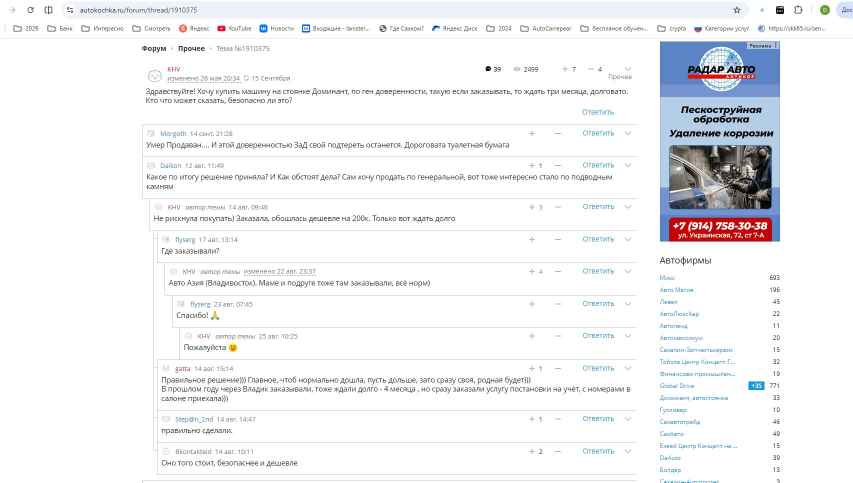
#> input picture upload/Скриншот-20260919-105250.jpg, 1705 x 965 px, found by its file name (shown at 1/2 size)
$ python crop-ak-sample.py
#> lines starting #> are read from the running program, lines starting #| are printed output that depends on the picture
from PIL import Image

src = "/home/z/my-project/upload/Скриншот-20260919-105250.jpg"
img = Image.open(src)
#> img is the input picture: PIL image 1705x965 RGB; mean R, G, B 242.1, 242.6, 244.3
print("size:", img.size)
#| size: (1705, 965)

# Зона глубокой вложенности: "Не рискнула покупать)" -> "Пожалуйста"
crop1 = img.crop((280, 330, 780, 670)).resize((1000, 680), Image.LANCZOS)
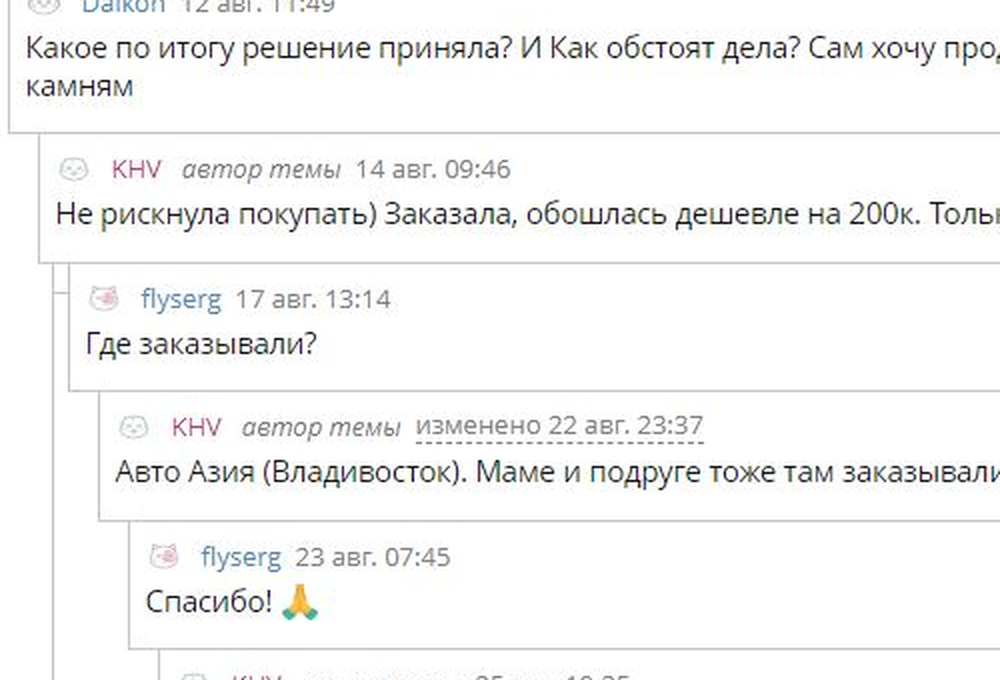
#> crop1: PIL image 1000x680 RGB; mean R, G, B 245.5, 245.5, 245.4
crop1.save("/home/z/my-project/download/ak-crop-deep-nesting.png")

# Зона окончания веток: gatta / Step@n_2nd / Vkontakteid
crop2 = img.crop((280, 650, 780, 880)).resize((1000, 460), Image.LANCZOS)
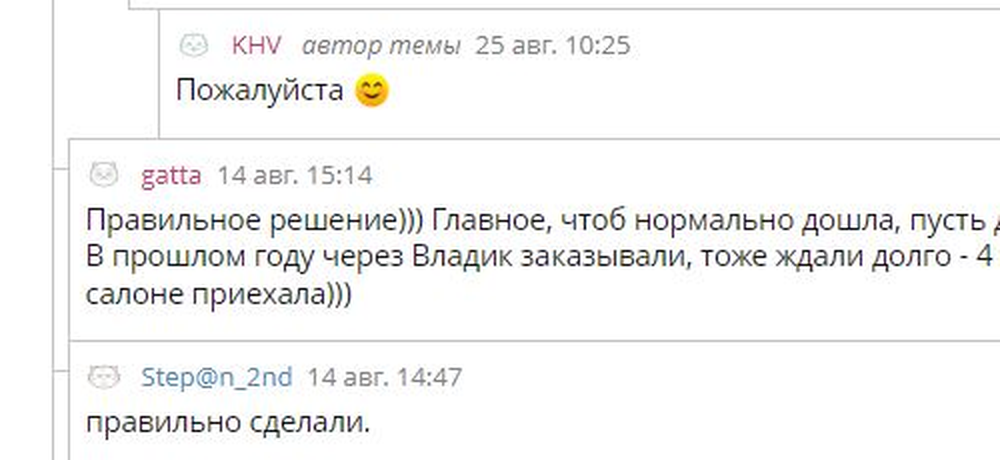
#> crop2: PIL image 1000x460 RGB; mean R, G, B 244.9, 244.9, 244.5
crop2.save("/home/z/my-project/download/ak-crop-branch-ends.png")
print("saved crops")

$ run again, with upload/Скриншот-20260919-022354.jpg copied over upload/Скриншот-20260919-105250.jpg
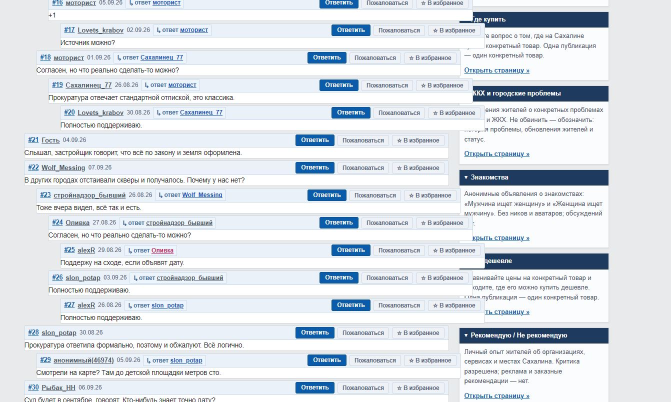
#> input picture upload/Скриншот-20260919-022354.jpg, 1342 x 804 px, found by its file name (shown at 1/2 size)
#> img is the input picture: PIL image 1342x804 RGB; mean R, G, B 220, 225.6, 231.9
#| size: (1342, 804)
#> `crop1 = img.crop((280, 330, 780, 670)).resize((1000, 680), Image.LANCZ..`:
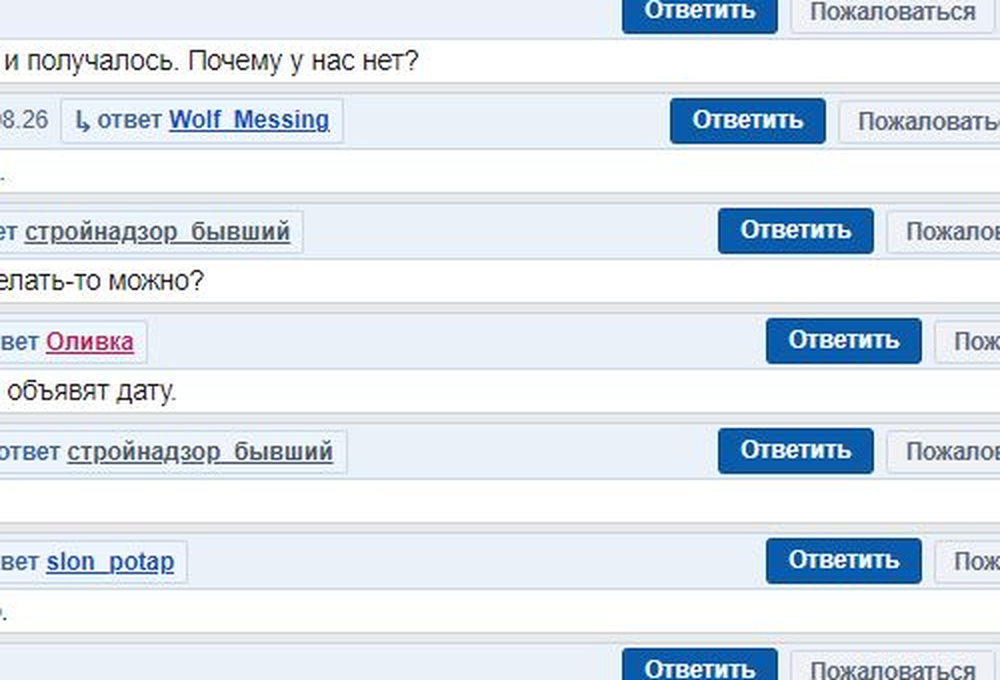
#> crop1: PIL image 1000x680 RGB; mean R, G, B 222, 229.9, 238.1
#> `crop2 = img.crop((280, 650, 780, 880)).resize((1000, 460), Image.LANCZ..`:
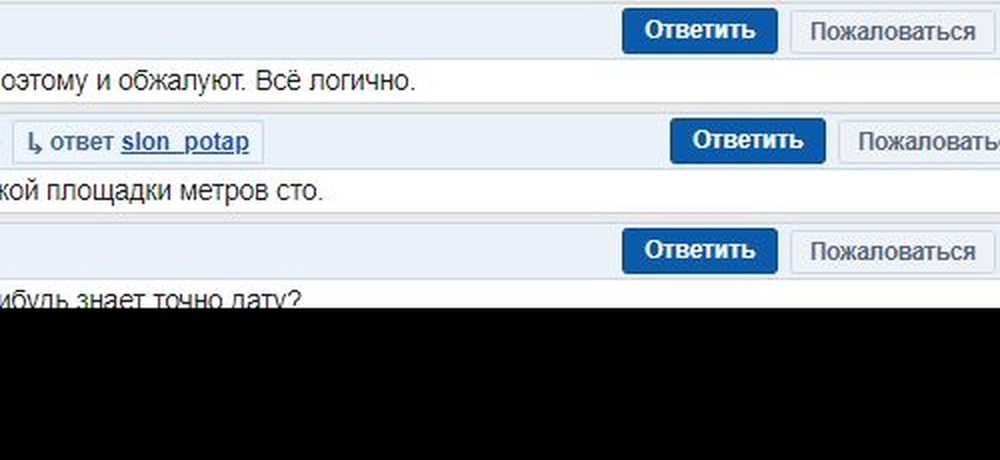
#> crop2: PIL image 1000x460 RGB; mean R, G, B 147, 152.5, 158.1

$ run again, with upload/Скриншот-20260919-022700.jpg copied over upload/Скриншот-20260919-105250.jpg
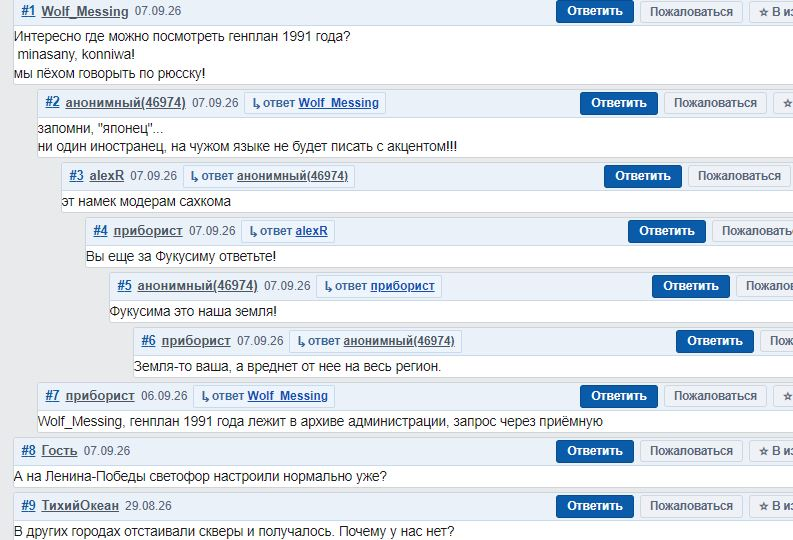
#> input picture upload/Скриншот-20260919-022700.jpg, 793 x 540 px, found by its file name
#> img is the input picture: PIL image 793x540 RGB; mean R, G, B 224.8, 230.7, 236.7
#| size: (793, 540)
#> `crop1 = img.crop((280, 330, 780, 670)).resize((1000, 680), Image.LANCZ..`:
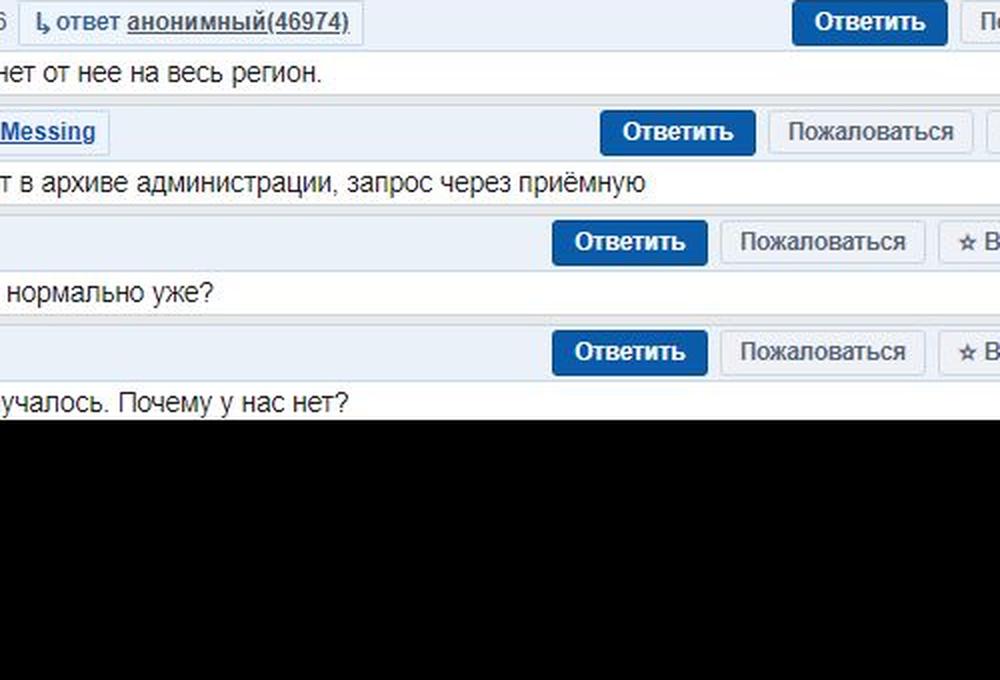
#> crop1: PIL image 1000x680 RGB; mean R, G, B 135.5, 140.6, 145.5
#> crop2: PIL image 1000x460 RGB; every value is 0
